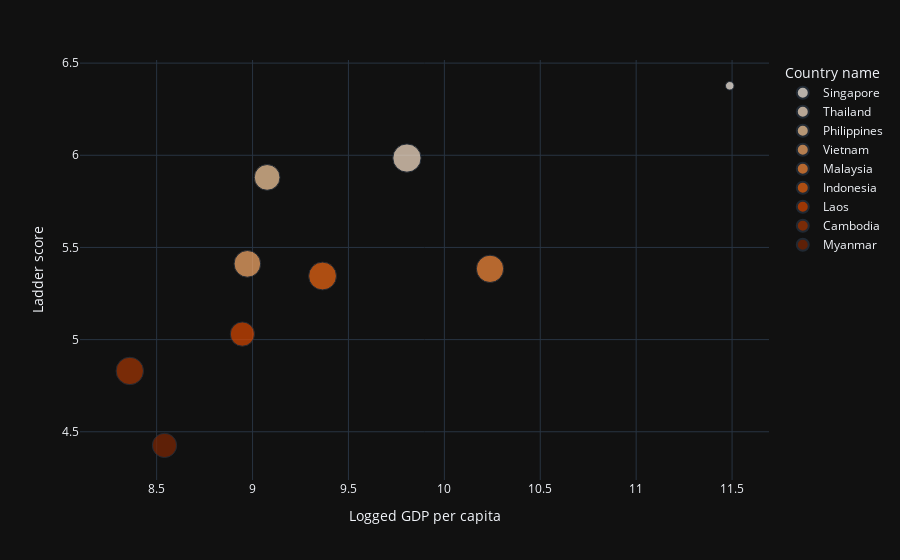

The notebook cell saved with this chart:
### Markdown cell above
### dengan grafik di atas menjukan GDP yang besar dan tingkat korupsi yang kecil menunjukan score yan gtinggi pula, contoh finlandia dan singapura, sementara GDP paling besar adalah negara luxembourg yaitu 11.647

### Code cell
df_southeast = df[df['Regional indicator'] == "Southeast Asia"]
fig = px.scatter(df_southeast, x="Logged GDP per capita", y="Ladder score", 
                color="Country name", color_discrete_sequence = px.colors.sequential.Oranges, 
                template = 'plotly_dark',
                size = 'Perceptions of corruption',
                hover_name="Country name")
fig.show()

### Figure 1 — Plotly figure (JSON) as saved in the notebook; plotly's stock layout.template omitted (floating-point values rounded to 4 significant figures)
{"data": [{"hovertemplate": "<b>%{hovertext}</b><br><br>Country name=Singapore<br>Logged GDP per capita=%{x}<br>Ladder score=%{y}<br>Perceptions of corruption=%{marker.size}<extra></extra>", "hovertext": ["Singapore"], "legendgroup": "Singapore", "marker": {"color": "rgb(255,245,235)", "size": [0.082], "sizemode": "area", "sizeref": 0.002237, "symbol": "circle"}, "mode": "markers", "name": "Singapore", "orientation": "v", "showlegend": true, "type": "scatter", "x": [11.49], "xaxis": "x", "y": [6.377], "yaxis": "y"}, {"hovertemplate": "<b>%{hovertext}</b><br><br>Country name=Thailand<br>Logged GDP per capita=%{x}<br>Ladder score=%{y}<br>Perceptions of corruption=%{marker.size}<extra></extra>", "hovertext": ["Thailand"], "legendgroup": "Thailand", "marker": {"color": "rgb(254,230,206)", "size": [0.895], "sizemode": "area", "sizeref": 0.002237, "symbol": "circle"}, "mode": "markers", "name": "Thailand", "orientation": "v", "showlegend": true, "type": "scatter", "x": [9.805], "xaxis": "x", "y": [5.985], "yaxis": "y"}, {"hovertemplate": "<b>%{hovertext}</b><br><br>Country name=Philippines<br>Logged GDP per capita=%{x}<br>Ladder score=%{y}<br>Perceptions of corruption=%{marker.size}<extra></extra>", "hovertext": ["Philippines"], "legendgroup": "Philippines", "marker": {"color": "rgb(253,208,162)", "size": [0.742], "sizemode": "area", "sizeref": 0.002237, "symbol": "circle"}, "mode": "markers", "name": "Philippines", "orientation": "v", "showlegend": true, "type": "scatter", "x": [9.076], "xaxis": "x", "y": [5.88], "yaxis": "y"}, {"hovertemplate": "<b>%{hovertext}</b><br><br>Country name=Vietnam<br>Logged GDP per capita=%{x}<br>Ladder score=%{y}<br>Perceptions of corruption=%{marker.size}<extra></extra>", "hovertext": ["Vietnam"], "legendgroup": "Vietnam", "marker": {"color": "rgb(253,174,107)", "size": [0.796], "sizemode": "area", "sizeref": 0.002237, "symbol": "circle"}, "mode": "markers", "name": "Vietnam", "orientation": "v", "showlegend": true, "type": "scatter", "x": [8.973], "xaxis": "x", "y": [5.411], "yaxis": "y"}, {"hovertemplate": "<b>%{hovertext}</b><br><br>Country name=Malaysia<br>Logged GDP per capita=%{x}<br>Ladder score=%{y}<br>Perceptions of corruption=%{marker.size}<extra></extra>", "hovertext": ["Malaysia"], "legendgroup": "Malaysia", "marker": {"color": "rgb(253,141,60)", "size": [0.839], "sizemode": "area", "sizeref": 0.002237, "symbol": "circle"}, "mode": "markers", "name": "Malaysia", "orientation": "v", "showlegend": true, "type": "scatter", "x": [10.24], "xaxis": "x", "y": [5.384], "yaxis": "y"}, {"hovertemplate": "<b>%{hovertext}</b><br><br>Country name=Indonesia<br>Logged GDP per capita=%{x}<br>Ladder score=%{y}<br>Perceptions of corruption=%{marker.size}<extra></extra>", "hovertext": ["Indonesia"], "legendgroup": "Indonesia", "marker": {"color": "rgb(241,105,19)", "size": [0.867], "sizemode": "area", "sizeref": 0.002237, "symbol": "circle"}, "mode": "markers", "name": "Indonesia", "orientation": "v", "showlegend": true, "type": "scatter", "x": [9.365], "xaxis": "x", "y": [5.345], "yaxis": "y"}, {"hovertemplate": "<b>%{hovertext}</b><br><br>Country name=Laos<br>Logged GDP per capita=%{x}<br>Ladder score=%{y}<br>Perceptions of corruption=%{marker.size}<extra></extra>", "hovertext": ["Laos"], "legendgroup": "Laos", "marker": {"color": "rgb(217,72,1)", "size": [0.658], "sizemode": "area", "sizeref": 0.002237, "symbol": "circle"}, "mode": "markers", "name": "Laos", "orientation": "v", "showlegend": true, "type": "scatter", "x": [8.947], "xaxis": "x", "y": [5.03], "yaxis": "y"}, {"hovertemplate": "<b>%{hovertext}</b><br><br>Country name=Cambodia<br>Logged GDP per capita=%{x}<br>Ladder score=%{y}<br>Perceptions of corruption=%{marker.size}<extra></extra>", "hovertext": ["Cambodia"], "legendgroup": "Cambodia", "marker": {"color": "rgb(166,54,3)", "size": [0.843], "sizemode": "area", "sizeref": 0.002237, "symbol": "circle"}, "mode": "markers", "name": "Cambodia", "orientation": "v", "showlegend": true, "type": "scatter", "x": [8.36], "xaxis": "x", "y": [4.83], "yaxis": "y"}, {"hovertemplate": "<b>%{hovertext}</b><br><br>Country name=Myanmar<br>Logged GDP per capita=%{x}<br>Ladder score=%{y}<br>Perceptions of corruption=%{marker.size}<extra></extra>", "hovertext": ["Myanmar"], "legendgroup": "Myanmar", "marker": {"color": "rgb(127,39,4)", "size": [0.66], "sizemode": "area", "sizeref": 0.002237, "symbol": "circle"}, "mode": "markers", "name": "Myanmar", "orientation": "v", "showlegend": true, "type": "scatter", "x": [8.541], "xaxis": "x", "y": [4.426], "yaxis": "y"}], "layout": {"legend": {"itemsizing": "constant", "title": {"text": "Country name"}, "tracegroupgap": 0}, "margin": {"t": 60}, "xaxis": {"anchor": "y", "domain": [0, 1], "title": {"text": "Logged GDP per capita"}}, "yaxis": {"anchor": "x", "domain": [0, 1], "title": {"text": "Ladder score"}}}}
